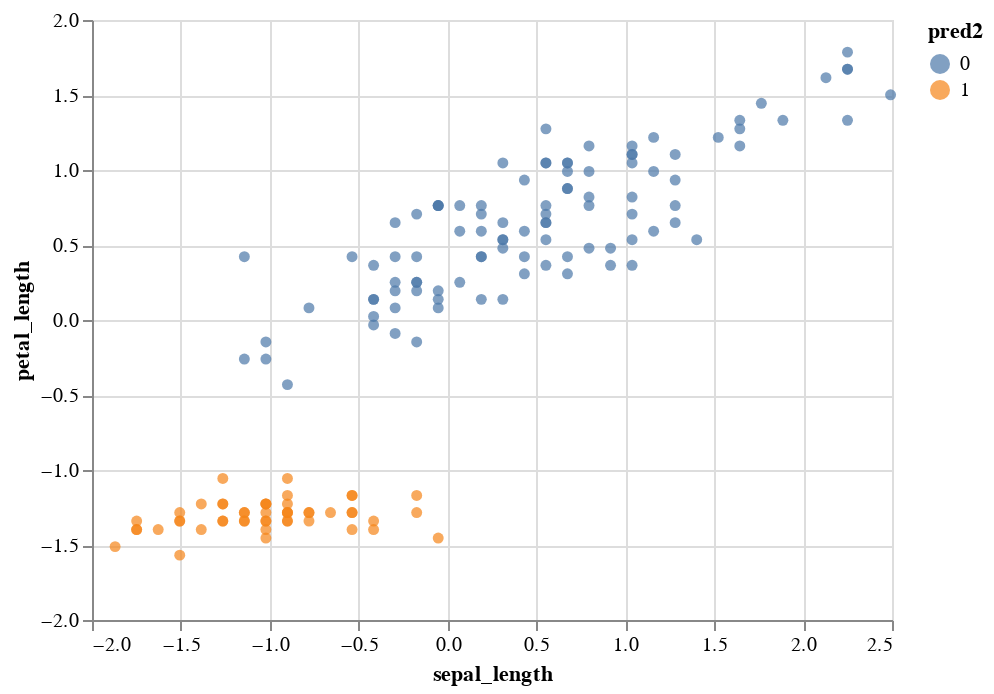

Notebook code for this chart:
### Code cell
alt.Chart(df).mark_circle().encode(
    x = "sepal_length",
    y = "petal_length",
    color = "cluster2:N"
)

### Figure 1 — Vega-Lite specification as saved in the notebook (floating-point values rounded to 4 significant figures; data arrays with more than 128 entries replaced by an {"elided": "..."} marker saying what was removed)
{"config": {"view": {"continuousWidth": 400, "continuousHeight": 300}}, "data": {"name": "data-a3998929c6ad7493ab440ac14b47ad86"}, "mark": "circle", "encoding": {"color": {"type": "nominal", "field": "pred2"}, "x": {"type": "quantitative", "field": "sepal_length"}, "y": {"type": "quantitative", "field": "petal_length"}}, "$schema": "https://vega.github.io/schema/vega-lite/v4.8.1.json", "datasets": {"data-a3998929c6ad7493ab440ac14b47ad86": {"elided": "150 records"}}}
